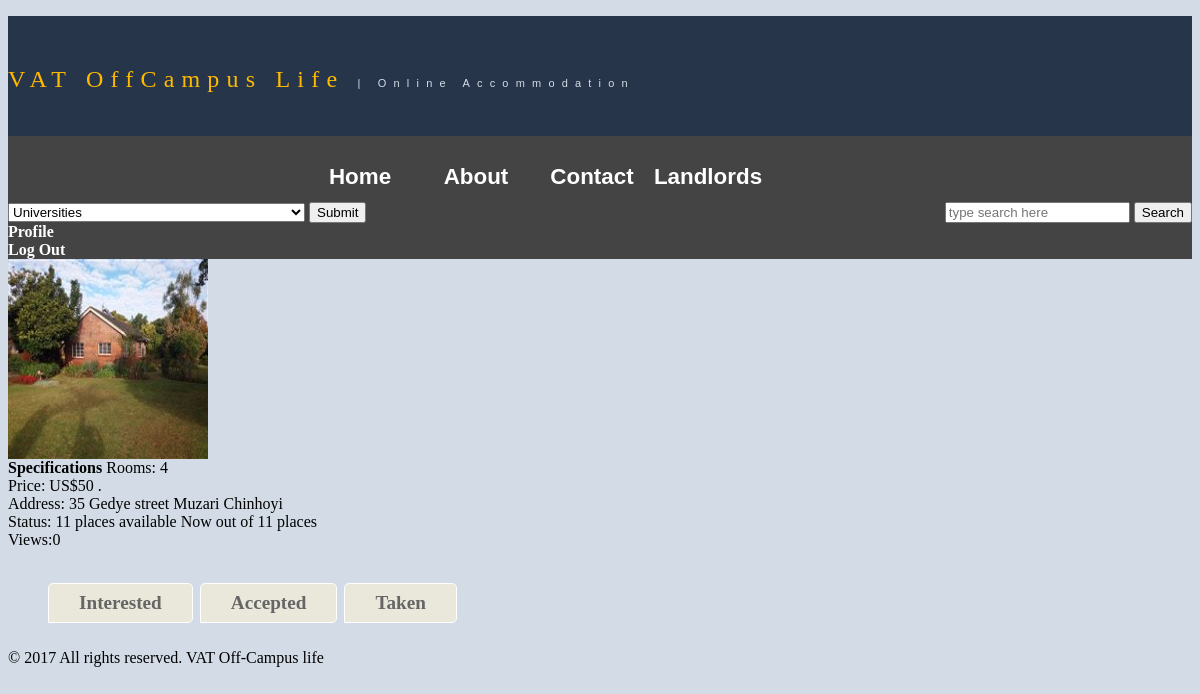
/house.php?id=20 (signed in), run on the app's committed database.
### tables this page shows
CREATE TABLE `houses` (
	`id`	int(11) NOT NULL AUTO_INCREMENT,
	`address`	varchar(60) NOT NULL,
	`college`	varchar(100) NOT NULL,
	`rooms`	int(11) NOT NULL,
	`capacity`	int(11) NOT NULL,
	`occupied`	int(11) NOT NULL,
	`price`	double NOT NULL,
	`description`	text NOT NULL,
	`images`	varchar(255) NOT NULL,
	`landlord_id`	int(11) NOT NULL,
	`ecocash_name`	varchar(100) NOT NULL,
	`ecocash_number` varchar(25) NOT NULL, PRIMARY KEY (`id`)
);

### core.php (called while the page is built, shortened)
<?php
	function loggedin(){
		if(isset($_SESSION['user_id']) && !empty($_SESSION['user_id'])){
			return true;
		}else{
			return false;
		}
	}
	function views_count($house_id){
		global $conn;
		$query = "SELECT * FROM views_count WHERE house_id = $house_id";
		$query_run = mysqli_query($conn, $query);
		$views = $query_num_rows = mysqli_num_rows($query_run);
		return $views;
	}
?>

### house.php (the view, shortened to what this page needs)
<?php
include 'header.php';
?>
<?php
	$house_get_id = htmlspecialchars($_GET['id']);
	$query = "SELECT * FROM houses WHERE id = '$house_get_id'";
	$query_run = mysqli_query($conn, $query);
	$result_house = mysqli_fetch_assoc($query_run);
	if(loggedin()){
?>
<?php
		$status = $result_people['landlord_student'];
		$house_id = $result_house['id'];
		$people_id = $result_people['id'];
		 $landlord_id = $result_house['landlord_id'];
		$views = views_count($house_id);
?>
			<div>
				<a href="house.php?id=<?php echo $result_house['id'];?>">
				<img src="<?php echo $result_house['images']; ?>" height="200" width="200" ><br></a>
				<strong>Specifications</strong>
				Rooms: <?php echo $result_house['rooms']; ?><br>
				Price: US$<?php echo $result_house['price']; ?> .<br>
				Address: <?php echo $result_house['address']; ?><br>
				Status: <?php echo ($result_house['capacity']-$result_house['occupied']); ?>
				 places available Now out of <?php echo $result_house['capacity']; ?> places <br>
				Views:<?php echo $views; ?><br><br>
			</div>
<?php
		if($status == 'Student' ){
				$query = "SELECT * FROM people_house
					JOIN houses ON houses.landlord_id = people_house.landlord_id
					WHERE student_id = $people_id AND house_id= $house_id ";
				$query_run = mysqli_query($conn, $query);
				$query_num_rows = mysqli_num_rows($query_run);
				if($query_num_rows <= 0){
?>
						If interested and you would like to be considerd for a place please click the button.
						<form action="status.php" method="POST">
						<input type="hidden" name="status" value="interested">
						<input type="hidden" name="house_id" value="<?php echo $house_id;?>">
						<input type="hidden" name="people_id" value="<?php echo $people_id;?>">
						<input type="hidden" name="landlord_id" value="<?php echo $landlord_id;?>">
						<input type="submit" value="Interested">
					</form>
<?php 				}else{
					$result = mysqli_fetch_assoc($query_run);
					if($result['status'] == 'interested'){
						$query_2 = "SELECT * FROM people_house
							WHERE house_id = '$house_id'
							AND landlord_id = '$landlord_id'
							AND status = 'interested'
							AND student_id != $people_id";
						if($query_run_2 = mysqli_query($conn, $query_2)){
							$query_num_rows_2 = mysqli_num_rows($query_run_2);
							echo "You and  $query_num_rows_2 others are interested.";
						}else{
							echo 'query did not run';
						}
					}else if($result['status'] == 'accept'){
						echo 'Your request has been accepted inorder to take the place make an Ecocash payment to the given number.<br>'
							."Ecocash Name: ".$result['ecocash_name'].'<br>'
							."Ecocash Number: ".$result['ecocash_number'];
					}else if($result['status'] == 'taken'){
						echo 'Your payment has been received and you are now free to move in.';
					}
				 }
?>
<?php
			}else if($status == 'Landlord' && $people_id == $landlord_id){
?>
				 <nav id="profiletabs">
				<ul class="clearfix">
				  <li><a href="house.php?id=<?php echo $house_id;?>&status=interested">Interested</a></li>
				  <li><a href="house.php?id=<?php echo $house_id;?>&status=accept">Accepted</a></li>
				  <li><a href="house.php?id=<?php echo $house_id;?>&status=taken">Taken</a></li>
				</ul>
			      </nav>
<?php
		}
	} else {
		echo 'Please Log In to view more';
	}
	include 'footer.php';
?>

### myhome.css (style rules this page uses)
a { color: #FF6600; font-weight:bold; text-decoration:none; }
img { max-width:100%; }
#profiletabs { display: block; margin-bottom: 4px; height: 50px; }
#profiletabs ul { list-style: none; display: inline block; width: 70%; height: 50px; }
#profiletabs ul li a { display: inline block; float: left; padding: 8px 30px; font-size: 1.2em; font-weight: bold; background: #eae8db; color: #666; margin-right: 7px; border: 1px solid #fff; -webkit-border-radius: 5px; -webkit-border-bottom-left-radius: 0; -moz-border-radius: 5px; -moz-border-radius-bottomleft: 0; border-radius: 5px; border-bottom-left-radius: 0; }

### data on the page
houses: images (picture), rooms "4", price "50", address "35 Gedye street Muzari Chinhoyi", $result_house['capacity']-$result_house['occupied'] "11", capacity "11"

### other printed values
$views "0"
